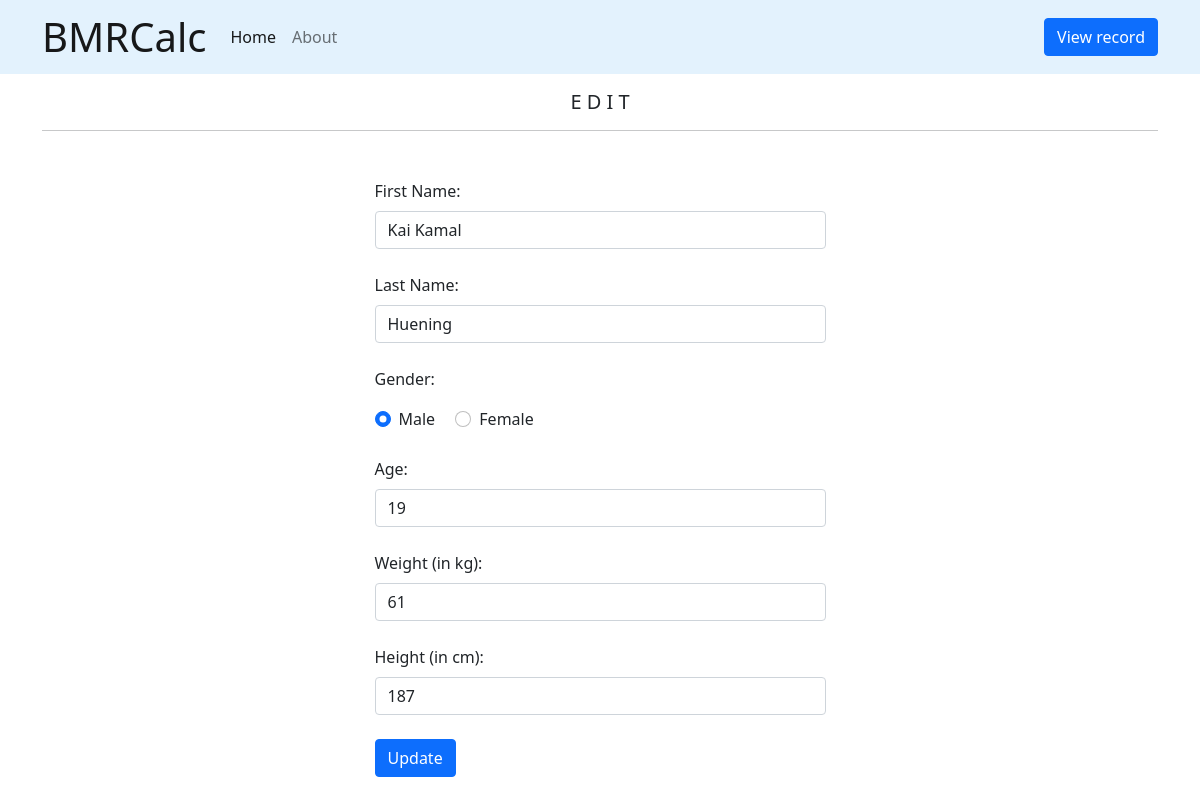
Page /update.php?id=4 on the committed database.
### tables this page shows
CREATE TABLE `bmr_tb` (
  `id` int(200) NOT NULL,
  `first_name` varchar(50) NOT NULL,
  `last_name` varchar(50) NOT NULL,
  `gender` varchar(10) NOT NULL,
  `age` int(11) NOT NULL,
  `weight` float NOT NULL,
  `height` float NOT NULL,
  `bmr` float NOT NULL,
  `recorded_on` timestamp NOT NULL DEFAULT current_timestamp()
);

### update.php (the view, shortened to what this page needs)
<?php
	include("connect.php");
	$id = $_GET['id'];
	$result = mysqli_query($db_connect, "SELECT * FROM bmr_tb WHERE (id = '$id')");
	while ($edit = mysqli_fetch_array($result)) {
		$first_name = $edit['first_name'];
		$last_name = $edit['last_name'];
		$gender = $edit['gender'];
		$age = $edit['age'];
		$weight = $edit['weight'];
		$height = $edit['height'];
	}
?>
<!DOCTYPE html>
<html>
<head>
	<link href="https://cdn.jsdelivr.net/npm/bootstrap@5.0.2/dist/css/bootstrap.min.css" rel="stylesheet">
	<link rel="stylesheet" href="bmr.css">
</head>
<body>
	<nav class="navbar navbar-expand-lg navbar-light">
	  <div class="container">
	    <a class="navbar-brand" href="index.php"><span class="display-6"><strong>BMR</strong>Calc</span></a>
	    <div class="collapse navbar-collapse" id="navbarText">
	      <ul class="navbar-nav me-auto mb-2 mb-lg-0">
	        <li class="nav-item">
	          <a class="nav-link active" aria-current="page" href="index.php">Home</a>
	        </li>
	        <li class="nav-item">
	          <a class="nav-link" href="about.php">About</a>
	        </li>
	      </ul>
	      <a class="btn btn-primary" href="records.php" role="button">View record</a>
	    </div>
	  </div>
	</nav>
	<div class="container">
		<h5 class="justify-content-center text-center mt-3">E D I T</h5>
		<hr/>
		<form action = "update.php" method="POST" autocomplete="off">
			<div class="row justify-content-center mt-5">
				<div class="col-5 mb-4">
					<label for="first_name" class="form-label">First Name:</label>
					<input type="text" class="form-control" id="first_name" name="first_name" value="<?php echo $first_name ?>">
				</div>
			</div>
			<div class="row justify-content-center">
				<div class="col-5 mb-4">
					<label for="last_name" class="form-label">Last Name:</label>
					<input type="text" class="form-control" id="last_name" name="last_name" value="<?php echo $last_name ?>">
				</div>
			</div>
			<div class="row justify-content-center">
				<div class="col-5 mb-4">
					<p>Gender:</p>
					<div class="form-check form-check-inline">
						<input class="form-check-input" type="radio" name="gender" id="male" value="male" <?php if($gender == "male"){echo "checked";} ?>>
						<label class="form-check-label" for="male">Male</label>
					</div>
					<div class="form-check form-check-inline">
						<input class="form-check-input" type="radio" name="gender" id="female" value="female" <?php if($gender == "female"){echo "checked";} ?>>
						<label class="form-check-label" for="female">Female</label>
					</div>
				</div>
			</div>
			<div class="row justify-content-center">
				<div class="col-5 mb-4">
					<label for="age" class="form-label">Age:</label>
					<input type="number" class="form-control" id="age" name="age" value="<?php echo $age ?>">
				</div>
			</div>
			<div class="row justify-content-center">
				<div class="col-5 mb-4">
					<label for="weight" class="form-label">Weight (in kg):</label>
					<input type="number" class="form-control" id="weight" name="weight" value="<?php echo $weight ?>">
				</div>
			</div>
			<div class="row justify-content-center">
				<div class="col-5 mb-4">
					<label for="height" class="form-label">Height (in cm):</label>
					<input type="number" class="form-control" id="height" name="height" value="<?php echo $height ?>">
				</div>
			</div>
			<div class="row justify-content-center">
				<div class="col-5 mb-4">
					<button class="btn btn-primary" type="submit" value="submit" name="submit">Update</button>
				</div>
			</div>
		</form>
	</div>
</body>
</html>

### bmr.css (style rules this page uses)
.navbar { background-color: #e3f2fd; }

### rows in the picture
bmr_tb: first_name "Kai Kamal", last_name "Huening", gender "☑ Male", gender "☐ Female", age "19", weight "61", height "187"
